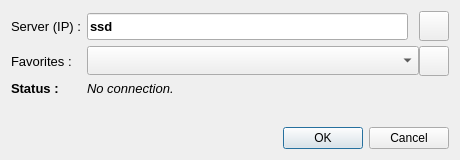
<?xml version="1.0" encoding="UTF-8"?>
<ui version="4.0">
 <class>Dialog</class>
 <widget class="QDialog" name="Dialog">
  <property name="geometry">
   <rect>
    <x>0</x>
    <y>0</y>
    <width>460</width>
    <height>160</height>
   </rect>
  </property>
  <property name="minimumSize">
   <size>
    <width>460</width>
    <height>160</height>
   </size>
  </property>
  <property name="maximumSize">
   <size>
    <width>460</width>
    <height>160</height>
   </size>
  </property>
  <property name="windowTitle">
   <string>New connection</string>
  </property>
  <layout class="QGridLayout" name="gridLayout">
   <property name="verticalSpacing">
    <number>6</number>
   </property>
   <item row="0" column="0">
    <layout class="QFormLayout" name="formLayout">
     <property name="verticalSpacing">
      <number>5</number>
     </property>
     <item row="0" column="0">
      <widget class="QLabel" name="label">
       <property name="minimumSize">
        <size>
         <width>0</width>
         <height>30</height>
        </size>
       </property>
       <property name="font">
        <font>
         <pointsize>10</pointsize>
        </font>
       </property>
       <property name="text">
        <string>Server (IP) :</string>
       </property>
      </widget>
     </item>
     <item row="1" column="0">
      <widget class="QLabel" name="label_2">
       <property name="minimumSize">
        <size>
         <width>0</width>
         <height>30</height>
        </size>
       </property>
       <property name="maximumSize">
        <size>
         <width>80</width>
         <height>16777215</height>
        </size>
       </property>
       <property name="font">
        <font>
         <pointsize>10</pointsize>
        </font>
       </property>
       <property name="text">
        <string>Favorites :</string>
       </property>
      </widget>
     </item>
     <item row="3" column="0">
      <widget class="QLabel" name="label_3">
       <property name="maximumSize">
        <size>
         <width>60</width>
         <height>16777215</height>
        </size>
       </property>
       <property name="font">
        <font>
         <pointsize>10</pointsize>
         <weight>75</weight>
         <bold>true</bold>
        </font>
       </property>
       <property name="text">
        <string>Status :</string>
       </property>
      </widget>
     </item>
     <item row="3" column="1">
      <widget class="QLabel" name="label_status">
       <property name="font">
        <font>
         <pointsize>10</pointsize>
         <italic>true</italic>
        </font>
       </property>
       <property name="text">
        <string>No connection.</string>
       </property>
      </widget>
     </item>
     <item row="0" column="1">
      <layout class="QHBoxLayout" name="horizontalLayout_2">
       <property name="spacing">
        <number>11</number>
       </property>
       <item>
        <widget class="QLineEdit" name="lineEdit_ip">
         <property name="minimumSize">
          <size>
           <width>290</width>
           <height>27</height>
          </size>
         </property>
         <property name="maximumSize">
          <size>
           <width>16777215</width>
           <height>25</height>
          </size>
         </property>
         <property name="font">
          <font>
           <pointsize>10</pointsize>
           <weight>75</weight>
           <bold>true</bold>
          </font>
         </property>
         <property name="text">
          <string>ssd</string>
         </property>
        </widget>
       </item>
       <item>
        <widget class="QPushButton" name="pushButton_sync">
         <property name="minimumSize">
          <size>
           <width>30</width>
           <height>25</height>
          </size>
         </property>
         <property name="maximumSize">
          <size>
           <width>30</width>
           <height>30</height>
          </size>
         </property>
         <property name="text">
          <string/>
         </property>
         <property name="icon">
          <iconset resource="../resources.qrc">
           <normaloff>:/resources/img/resources/img/sync2.png</normaloff>:/resources/img/resources/img/sync2.png</iconset>
         </property>
         <property name="iconSize">
          <size>
           <width>25</width>
           <height>25</height>
          </size>
         </property>
         <property name="checkable">
          <bool>false</bool>
         </property>
         <property name="flat">
          <bool>false</bool>
         </property>
        </widget>
       </item>
      </layout>
     </item>
     <item row="1" column="1">
      <layout class="QHBoxLayout" name="horizontalLayout_4">
       <item>
        <widget class="QComboBox" name="comboBox_fav">
         <property name="minimumSize">
          <size>
           <width>290</width>
           <height>29</height>
          </size>
         </property>
        </widget>
       </item>
       <item>
        <widget class="QPushButton" name="pushButton_addFav">
         <property name="minimumSize">
          <size>
           <width>30</width>
           <height>25</height>
          </size>
         </property>
         <property name="maximumSize">
          <size>
           <width>30</width>
           <height>30</height>
          </size>
         </property>
         <property name="text">
          <string/>
         </property>
         <property name="icon">
          <iconset resource="../resources.qrc">
           <normaloff>:/resources/img/resources/img/Map-Marker-Marker-Inside-Chartreuse-icon.png</normaloff>:/resources/img/resources/img/Map-Marker-Marker-Inside-Chartreuse-icon.png</iconset>
         </property>
         <property name="iconSize">
          <size>
           <width>25</width>
           <height>25</height>
          </size>
         </property>
         <property name="checkable">
          <bool>false</bool>
         </property>
         <property name="flat">
          <bool>false</bool>
         </property>
        </widget>
       </item>
      </layout>
     </item>
    </layout>
   </item>
   <item row="1" column="0">
    <widget class="QDialogButtonBox" name="buttonBox">
     <property name="orientation">
      <enum>Qt::Horizontal</enum>
     </property>
     <property name="standardButtons">
      <set>QDialogButtonBox::Cancel|QDialogButtonBox::Ok</set>
     </property>
    </widget>
   </item>
  </layout>
 </widget>
 <resources>
  <include location="../resources.qrc"/>
 </resources>
 <connections>
  <connection>
   <sender>buttonBox</sender>
   <signal>accepted()</signal>
   <receiver>Dialog</receiver>
   <slot>accept()</slot>
   <hints>
    <hint type="sourcelabel">
     <x>248</x>
     <y>254</y>
    </hint>
    <hint type="destinationlabel">
     <x>157</x>
     <y>274</y>
    </hint>
   </hints>
  </connection>
  <connection>
   <sender>buttonBox</sender>
   <signal>rejected()</signal>
   <receiver>Dialog</receiver>
   <slot>reject()</slot>
   <hints>
    <hint type="sourcelabel">
     <x>316</x>
     <y>260</y>
    </hint>
    <hint type="destinationlabel">
     <x>286</x>
     <y>274</y>
    </hint>
   </hints>
  </connection>
 </connections>
</ui>
